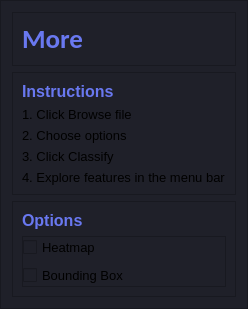
        <widget class="QFrame" name="right_menu_frame">
         <property name="styleSheet">
          <string notr="true">background-color:#1f2029;
</string>
         </property>
         <property name="frameShape">
          <enum>QFrame::StyledPanel</enum>
         </property>
         <property name="frameShadow">
          <enum>QFrame::Raised</enum>
         </property>
         <layout class="QVBoxLayout" name="verticalLayout_2">
          <item>
           <widget class="QFrame" name="more_title_frame">
            <property name="frameShape">
             <enum>QFrame::StyledPanel</enum>
            </property>
            <property name="frameShadow">
             <enum>QFrame::Raised</enum>
            </property>
            <layout class="QVBoxLayout" name="verticalLayout_15">
             <item>
              <widget class="QLabel" name="more_title_label">
               <property name="font">
                <font>
                 <family>Calibri</family>
                 <pointsize>20</pointsize>
                 <weight>75</weight>
                 <bold>true</bold>
                </font>
               </property>
               <property name="styleSheet">
                <string notr="true">color: #6978f0;</string>
               </property>
               <property name="text">
                <string>More</string>
               </property>
               <property name="alignment">
                <set>Qt::AlignLeading|Qt::AlignLeft|Qt::AlignVCenter</set>
               </property>
              </widget>
             </item>
            </layout>
           </widget>
          </item>
          <item>
           <widget class="QFrame" name="instructions_frame">
            <property name="frameShape">
             <enum>QFrame::StyledPanel</enum>
            </property>
            <property name="frameShadow">
             <enum>QFrame::Raised</enum>
            </property>
            <layout class="QVBoxLayout" name="verticalLayout_3">
             <item>
              <widget class="QLabel" name="instruction_title_label">
               <property name="font">
                <font>
                 <pointsize>12</pointsize>
                 <weight>75</weight>
                 <bold>true</bold>
                </font>
               </property>
               <property name="styleSheet">
                <string notr="true">color: #6978f0;</string>
               </property>
               <property name="text">
                <string>Instructions</string>
               </property>
              </widget>
             </item>
             <item>
              <widget class="QLabel" name="instruction_label_1">
               <property name="font">
                <font>
                 <pointsize>10</pointsize>
                </font>
               </property>
               <property name="text">
                <string>1. Click Browse file</string>
               </property>
              </widget>
             </item>
             <item>
              <widget class="QLabel" name="instruction_label_2">
               <property name="font">
                <font>
                 <pointsize>10</pointsize>
                </font>
               </property>
               <property name="text">
                <string>2. Choose options</string>
               </property>
              </widget>
             </item>
             <item>
              <widget class="QLabel" name="instruction_label_3">
               <property name="font">
                <font>
                 <pointsize>10</pointsize>
                </font>
               </property>
               <property name="text">
                <string>3. Click Classify</string>
               </property>
              </widget>
             </item>
             <item>
              <widget class="QLabel" name="instruction_label_4">
               <property name="font">
                <font>
                 <pointsize>10</pointsize>
                </font>
               </property>
               <property name="text">
                <string>4. Explore features in the menu bar</string>
               </property>
              </widget>
             </item>
            </layout>
           </widget>
          </item>
          <item>
           <widget class="QFrame" name="options_frame">
            <property name="frameShape">
             <enum>QFrame::StyledPanel</enum>
            </property>
            <property name="frameShadow">
             <enum>QFrame::Raised</enum>
            </property>
            <layout class="QVBoxLayout" name="verticalLayout_4">
             <item alignment="Qt::AlignBottom">
              <widget class="QLabel" name="options_title_label">
               <property name="font">
                <font>
                 <pointsize>12</pointsize>
                 <weight>75</weight>
                 <bold>true</bold>
                </font>
               </property>
               <property name="styleSheet">
                <string notr="true">color: #6978f0;</string>
               </property>
               <property name="text">
                <string>Options</string>
               </property>
               <property name="margin">
                <number>3</number>
               </property>
              </widget>
             </item>
             <item alignment="Qt::AlignTop">
              <widget class="QFrame" name="options_checkox_frame">
               <property name="frameShape">
                <enum>QFrame::StyledPanel</enum>
               </property>
               <property name="frameShadow">
                <enum>QFrame::Raised</enum>
               </property>
               <layout class="QVBoxLayout" name="verticalLayout_14">
                <property name="spacing">
                 <number>7</number>
                </property>
                <property name="leftMargin">
                 <number>0</number>
                </property>
                <property name="topMargin">
                 <number>0</number>
                </property>
                <property name="rightMargin">
                 <number>0</number>
                </property>
                <property name="bottomMargin">
                 <number>0</number>
                </property>
                <item>
                 <widget class="QCheckBox" name="options_checkox_1">
                  <property name="font">
                   <font>
                    <pointsize>10</pointsize>
                   </font>
                  </property>
                  <property name="text">
                   <string>Heatmap</string>
                  </property>
                 </widget>
                </item>
                <item>
                 <widget class="QCheckBox" name="options_checkox_2">
                  <property name="font">
                   <font>
                    <pointsize>10</pointsize>
                   </font>
                  </property>
                  <property name="text">
                   <string>Bounding Box</string>
                  </property>
                 </widget>
                </item>
               </layout>
              </widget>
             </item>
            </layout>
           </widget>
          </item>
         </layout>
        </widget>
